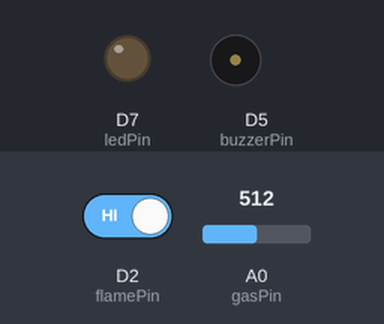
Bench run of a sketch on a simulated ESP8266 (NodeMCU). On the bench: output pins drawn as LEDs (lit = HIGH), buzzer (waves = sounding, pin HIGH). The test bench sets the inputs (shaded band); at power-on: D2 (flamePin) HIGH, A0 (gasPin) = 512. WiFi joins after 1.5 s; servers stay silent unless stated.

Above: at 0.1 s.
At 1.9 s:
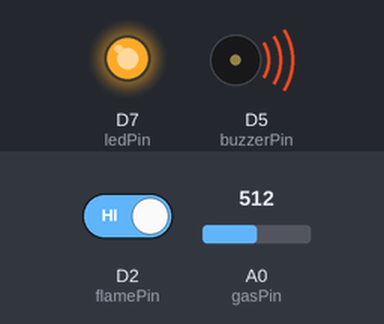
Timing chart, 0 to 3.4 s (numbered marks = the images above):
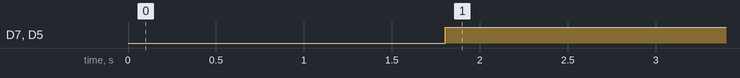

The sketch:

Fire_Project.ino
```cpp
#define BLYNK_TEMPLATE_ID "TMPL3G5ptKY0X"
#define BLYNK_TEMPLATE_NAME "Fire Detector"
#define BLYNK_AUTH_TOKEN "c3aeehnyF-2-dco9cd-upWSgOZ6on-Oz"

#define BLYNK_PRINT Serial

#include <ESP8266WiFi.h>
#include <BlynkSimpleEsp8266.h>

char auth[] = BLYNK_AUTH_TOKEN;
char ssid[] = "Monali's S21+";
char pass[] = "monali01";

#define flamePin D2
#define gasPin A0
#define ledPin D7
#define buzzerPin D5

void setup()
{
  Serial.begin(9600);

  pinMode(flamePin, INPUT);
  pinMode(ledPin, OUTPUT);
  pinMode(buzzerPin, OUTPUT);

  Blynk.begin(auth, ssid, pass);
}

void loop()
{
  Blynk.run();

  int flame = digitalRead(flamePin);
  int gasValue = analogRead(gasPin);

  Blynk.virtualWrite(V1, gasValue);

  // Fire detected
  if (flame == LOW || gasValue > 400)
  {
    digitalWrite(ledPin, HIGH);
    digitalWrite(buzzerPin, HIGH);
    Blynk.virtualWrite(V0, 1);

    Blynk.logEvent("fire_alert", "Fire detected! Please check immediately.");
  }
  else
  {
    digitalWrite(ledPin, LOW);
    digitalWrite(buzzerPin, LOW);
    Blynk.virtualWrite(V0, 0);
  }

  delay(200);
}
```

Measured:
- by itself, D7 (ledPin), D5 (buzzerPin): LOW → HIGH at 1.8 s
